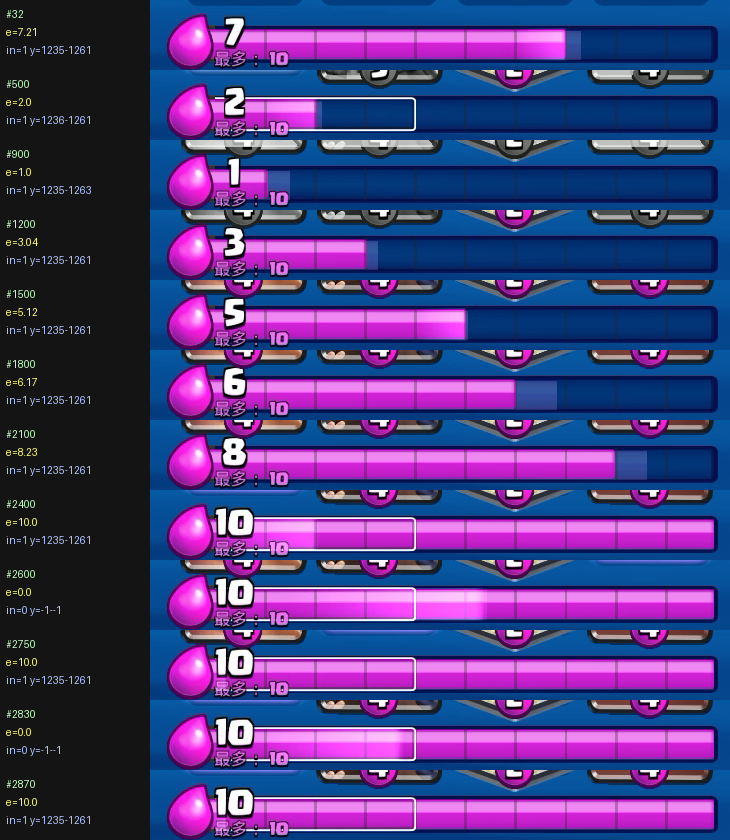
#> input picture tools/elixir_validation.png, 1460 x 1680 px (shown at 1/2 size); its folder holds only this picture in this run
$ python scan_frames.py .
#> lines starting #> are read from the running program, lines starting #| are printed output that depends on the picture; after the words box and inside, x2 and y2 are one past the last pixel; in counts of white or black regions, pixels touching at a corner belong together
"""Scan all match frames and measure the elixir bar (fixed band, robust classifier).

帧目录：命令行第 1 个参数 > 环境变量 CRBOT_FRAMES > ./frames
输出：同目录下的 frames_elixir.csv
"""
import csv
import os
import sys

from PIL import Image
import numpy as np

HERE = os.path.dirname(os.path.abspath(__file__))
FRAMES = sys.argv[1] if len(sys.argv) > 1 else os.environ.get("CRBOT_FRAMES", "frames")
OUT = os.path.join(HERE, "frames_elixir.csv")

X0, X1 = 195, 695
SEG = 50.0
Y0, Y1 = 1238, 1258


def analyse(path):
#> called with path = './elixir_validation.png'
    a = np.asarray(Image.open(path).convert("RGB")).astype(np.int16)
    r, g, b = a[..., 0], a[..., 1], a[..., 2]
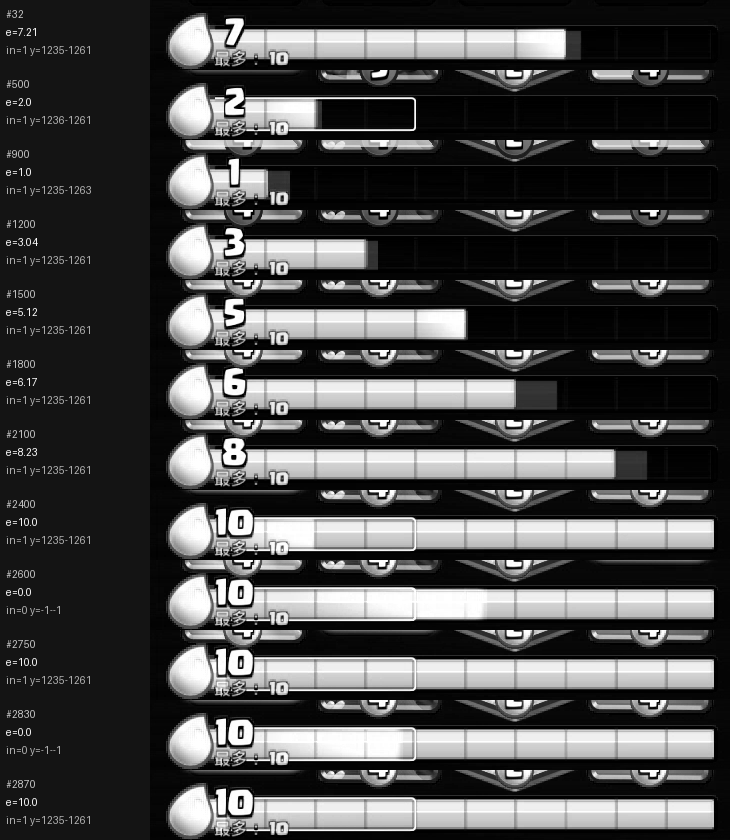
#> r: shape (1680, 1460) int16 (shown at 1/2 size); min 0, max 255, mean 71
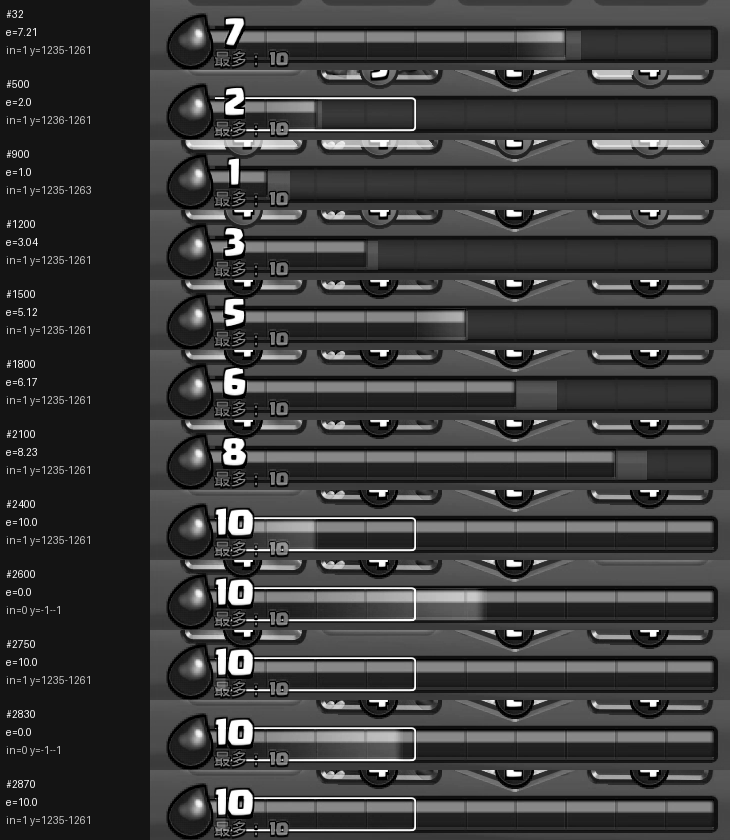
#> g: shape (1680, 1460) int16 (shown at 1/2 size); min 0, max 255, mean 60.3
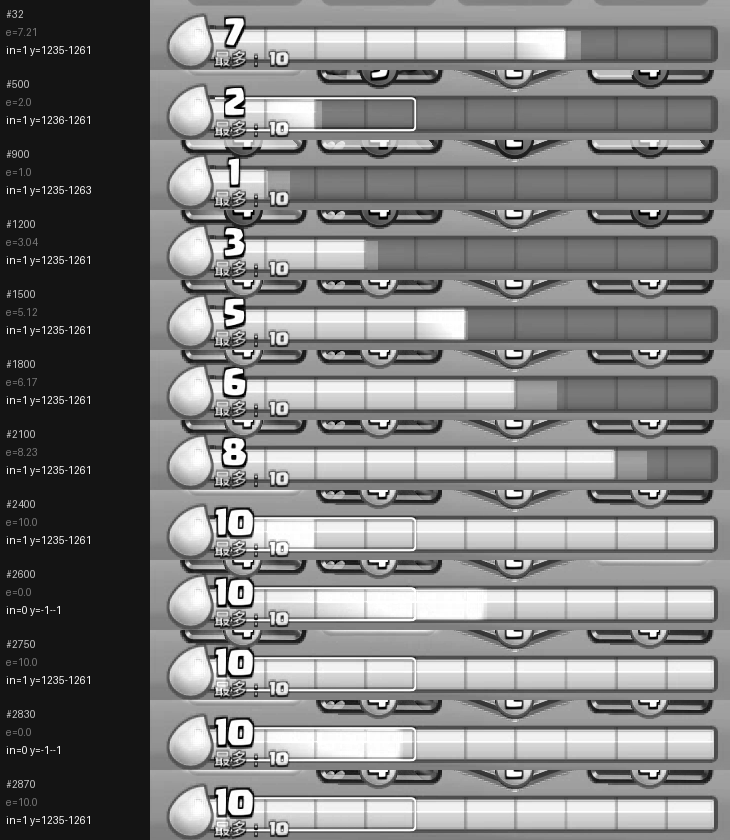
#> b: shape (1680, 1460) int16 (shown at 1/2 size); min 0, max 255, mean 125.2
    empty = (b >= 90) & (b <= 210) & (r <= 90) & (g <= 115)
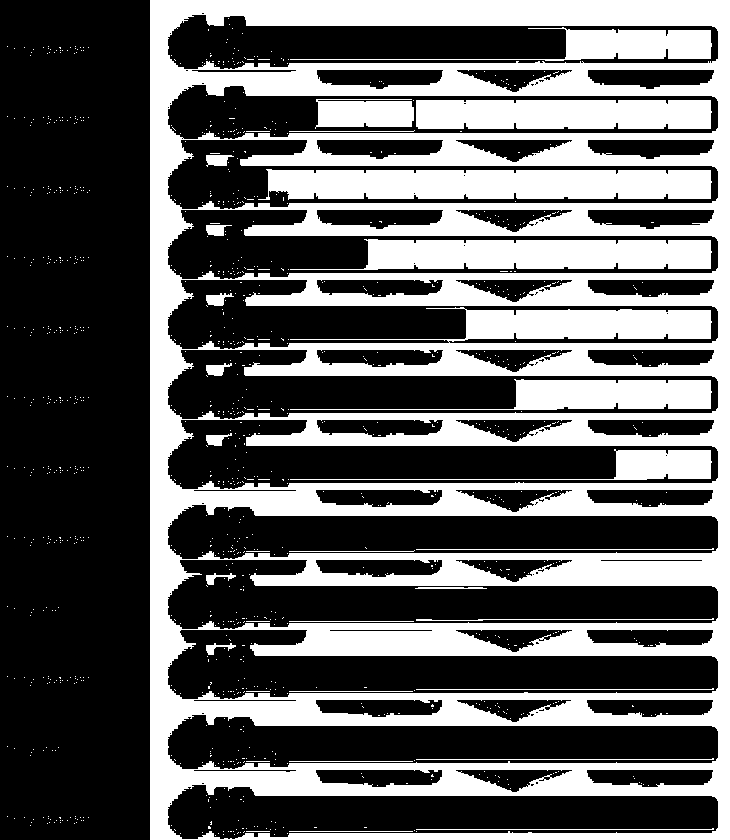
#> empty: shape (1680, 1460) bool (shown at 1/2 size); 37.6% white; 1117 white regions (1059 under 20 px), largest, box (x1, y1, x2, y2) and area: (300, 0, 1460, 1680) 711844, (516, 338, 1424, 400) 50308, (580, 478, 1424, 540) 39796
    fill = (r >= 100) & (b >= 100) & (np.abs(r - b) <= 70) & (g <= 215) & ~empty
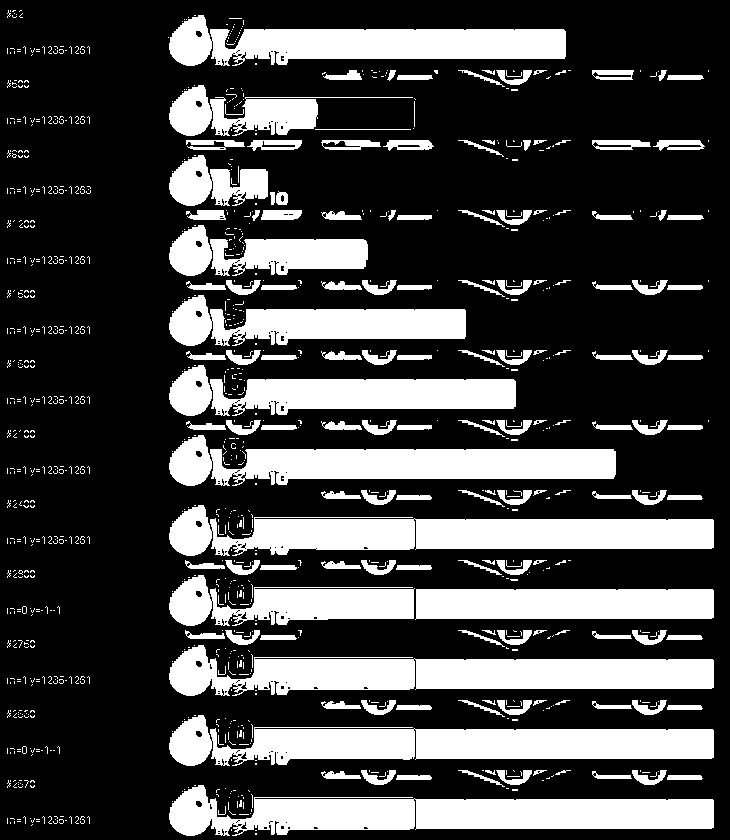
#> fill: shape (1680, 1460) bool (shown at 1/2 size); 27.1% white; 1086 white regions (554 under 20 px), largest, box (x1, y1, x2, y2) and area: (338, 1010, 1428, 1112) 65216, (338, 1570, 1428, 1672) 65188, (338, 1290, 1428, 1392) 65180
    band_e = empty[Y0:Y1 + 1, X0:X1].mean(axis=0)
#> band_e = 500 values, max 1 at index 105, min 0 at index 0, mean 0.425
    band_f = fill[Y0:Y1 + 1, X0:X1].mean(axis=0)
#> band_f = 500 values, max 0.667 at index 177, min 0 at index 0, mean 0.159
    # bar present when nearly every column is either empty-blue or fill
    if (band_e + band_f).mean() < 0.9:
        return dict(in_battle=0, end=-1, elixir=0.0)
    filled = band_f > 0.5
    xs = np.where(filled)[0]
    end = X0 + int(xs[-1]) if xs.size else 0
    elixir = 0.0 if end == 0 else max(0.0, min(10.0, (end + 1 - X0) / SEG))
    return dict(in_battle=1, end=end, elixir=round(elixir, 2))


files = sorted(os.listdir(FRAMES))
rows = []
for i, name in enumerate(files):
    r = analyse(os.path.join(FRAMES, name))
#> (the run stopped early here; a loop or call above may not have finished)
